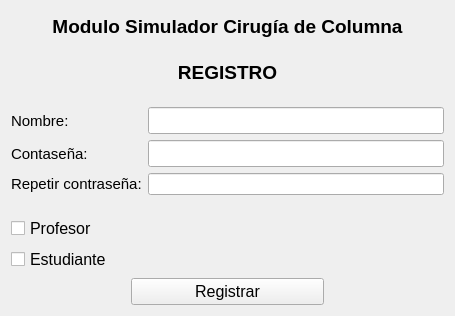
<?xml version="1.0" encoding="UTF-8"?>
<ui version="4.0">
 <class>ConexionIGT</class>
 <widget class="qMRMLWidget" name="ConexionIGT">
  <property name="enabled">
   <bool>true</bool>
  </property>
  <property name="geometry">
   <rect>
    <x>0</x>
    <y>0</y>
    <width>455</width>
    <height>316</height>
   </rect>
  </property>
  <property name="sizePolicy">
   <sizepolicy hsizetype="Preferred" vsizetype="Preferred">
    <horstretch>0</horstretch>
    <verstretch>0</verstretch>
   </sizepolicy>
  </property>
  <property name="cursor">
   <cursorShape>ArrowCursor</cursorShape>
  </property>
  <property name="windowTitle">
   <string>ConeccionIGT</string>
  </property>
  <layout class="QVBoxLayout" name="verticalLayout_2">
   <item>
    <widget class="QLabel" name="label">
     <property name="text">
      <string>&lt;!DOCTYPE HTML PUBLIC &quot;-//W3C//DTD HTML 4.0//EN&quot; &quot;http://www.w3.org/TR/REC-html40/strict.dtd&quot;&gt;
&lt;html&gt;&lt;head&gt;&lt;meta name=&quot;qrichtext&quot; content=&quot;1&quot; /&gt;&lt;style type=&quot;text/css&quot;&gt;
p, li { white-space: pre-wrap; }
&lt;/style&gt;&lt;/head&gt;&lt;body style=&quot; font-family:'MS Shell Dlg 2'; font-size:8pt; font-weight:400; font-style:normal;&quot;&gt;
&lt;p align=&quot;center&quot; style=&quot; margin-top:0px; margin-bottom:0px; margin-left:0px; margin-right:0px; -qt-block-indent:0; text-indent:0px;&quot;&gt;&lt;span style=&quot; font-family:'Ubuntu'; font-size:14pt; font-weight:600;&quot;&gt;Modulo Simulador Cirugía de Columna&lt;/span&gt;&lt;/p&gt;
&lt;p align=&quot;center&quot; style=&quot;-qt-paragraph-type:empty; margin-top:0px; margin-bottom:0px; margin-left:0px; margin-right:0px; -qt-block-indent:0; text-indent:0px; font-family:'Ubuntu'; font-size:14pt; font-weight:600;&quot;&gt;&lt;br /&gt;&lt;/p&gt;
&lt;p align=&quot;center&quot; style=&quot; margin-top:0px; margin-bottom:0px; margin-left:0px; margin-right:0px; -qt-block-indent:0; text-indent:0px;&quot;&gt;&lt;span style=&quot; font-family:'Ubuntu'; font-size:14pt; font-weight:600;&quot;&gt;REGISTRO&lt;/span&gt;&lt;/p&gt;&lt;/body&gt;&lt;/html&gt;</string>
     </property>
     <property name="margin">
      <number>0</number>
     </property>
    </widget>
   </item>
   <item>
    <spacer name="verticalSpacer_1">
     <property name="orientation">
      <enum>Qt::Vertical</enum>
     </property>
     <property name="sizeType">
      <enum>QSizePolicy::Fixed</enum>
     </property>
     <property name="sizeHint" stdset="0">
      <size>
       <width>17</width>
       <height>13</height>
      </size>
     </property>
    </spacer>
   </item>
   <item>
    <layout class="QHBoxLayout" name="LayoutBotonesReferencias">
     <item>
      <layout class="QGridLayout" name="gridLayout">
       <item row="1" column="0">
        <widget class="QLabel" name="imagen">
         <property name="enabled">
          <bool>true</bool>
         </property>
         <property name="minimumSize">
          <size>
           <width>57</width>
           <height>15</height>
          </size>
         </property>
         <property name="font">
          <font>
           <pointsize>11</pointsize>
          </font>
         </property>
         <property name="text">
          <string>Contaseña:</string>
         </property>
        </widget>
       </item>
       <item row="2" column="0">
        <widget class="QLabel" name="label_2">
         <property name="font">
          <font>
           <pointsize>11</pointsize>
          </font>
         </property>
         <property name="text">
          <string>Repetir contraseña:</string>
         </property>
        </widget>
       </item>
       <item row="1" column="1">
        <widget class="QLineEdit" name="contrasenaEditText">
         <property name="enabled">
          <bool>true</bool>
         </property>
         <property name="maximumSize">
          <size>
           <width>16777215</width>
           <height>16777215</height>
          </size>
         </property>
         <property name="font">
          <font>
           <pointsize>12</pointsize>
           <weight>75</weight>
           <bold>true</bold>
          </font>
         </property>
         <property name="cursor">
          <cursorShape>BlankCursor</cursorShape>
         </property>
         <property name="echoMode">
          <enum>QLineEdit::Password</enum>
         </property>
         <property name="readOnly">
          <bool>false</bool>
         </property>
        </widget>
       </item>
       <item row="0" column="1">
        <widget class="QLineEdit" name="nombreEditText">
         <property name="enabled">
          <bool>true</bool>
         </property>
         <property name="font">
          <font>
           <pointsize>12</pointsize>
           <weight>75</weight>
           <bold>true</bold>
          </font>
         </property>
         <property name="cursor">
          <cursorShape>BlankCursor</cursorShape>
         </property>
        </widget>
       </item>
       <item row="0" column="0">
        <widget class="QLabel" name="paciente">
         <property name="enabled">
          <bool>true</bool>
         </property>
         <property name="font">
          <font>
           <pointsize>11</pointsize>
          </font>
         </property>
         <property name="text">
          <string>Nombre:</string>
         </property>
        </widget>
       </item>
       <item row="2" column="1">
        <widget class="QLineEdit" name="repetirContrasenaEditText">
         <property name="echoMode">
          <enum>QLineEdit::Password</enum>
         </property>
        </widget>
       </item>
      </layout>
     </item>
     <item>
      <layout class="QVBoxLayout" name="verticalLayout"/>
     </item>
    </layout>
   </item>
   <item>
    <spacer name="verticalSpacer_2">
     <property name="orientation">
      <enum>Qt::Vertical</enum>
     </property>
     <property name="sizeType">
      <enum>QSizePolicy::Fixed</enum>
     </property>
     <property name="sizeHint" stdset="0">
      <size>
       <width>17</width>
       <height>15</height>
      </size>
     </property>
    </spacer>
   </item>
   <item>
    <widget class="QCheckBox" name="profesorCheckBox">
     <property name="font">
      <font>
       <pointsize>12</pointsize>
      </font>
     </property>
     <property name="text">
      <string>Profesor</string>
     </property>
    </widget>
   </item>
   <item>
    <widget class="QCheckBox" name="estudianteCheckBox">
     <property name="font">
      <font>
       <pointsize>12</pointsize>
      </font>
     </property>
     <property name="text">
      <string>Estudiante</string>
     </property>
    </widget>
   </item>
   <item>
    <layout class="QHBoxLayout" name="horizontalLayout">
     <item>
      <spacer name="horizontalSpacer">
       <property name="orientation">
        <enum>Qt::Horizontal</enum>
       </property>
       <property name="sizeType">
        <enum>QSizePolicy::Fixed</enum>
       </property>
       <property name="sizeHint" stdset="0">
        <size>
         <width>120</width>
         <height>10</height>
        </size>
       </property>
      </spacer>
     </item>
     <item>
      <widget class="QPushButton" name="registrarPushButton">
       <property name="font">
        <font>
         <pointsize>12</pointsize>
        </font>
       </property>
       <property name="text">
        <string>Registrar</string>
       </property>
      </widget>
     </item>
     <item>
      <spacer name="horizontalSpacer_2">
       <property name="orientation">
        <enum>Qt::Horizontal</enum>
       </property>
       <property name="sizeType">
        <enum>QSizePolicy::Fixed</enum>
       </property>
       <property name="sizeHint" stdset="0">
        <size>
         <width>120</width>
         <height>20</height>
        </size>
       </property>
      </spacer>
     </item>
    </layout>
   </item>
  </layout>
 </widget>
 <customwidgets>
  <customwidget>
   <class>qMRMLWidget</class>
   <extends>QWidget</extends>
   <header>qMRMLWidget.h</header>
   <container>1</container>
  </customwidget>
 </customwidgets>
 <tabstops>
  <tabstop>nombreEditText</tabstop>
  <tabstop>contrasenaEditText</tabstop>
 </tabstops>
 <resources/>
 <connections/>
</ui>
